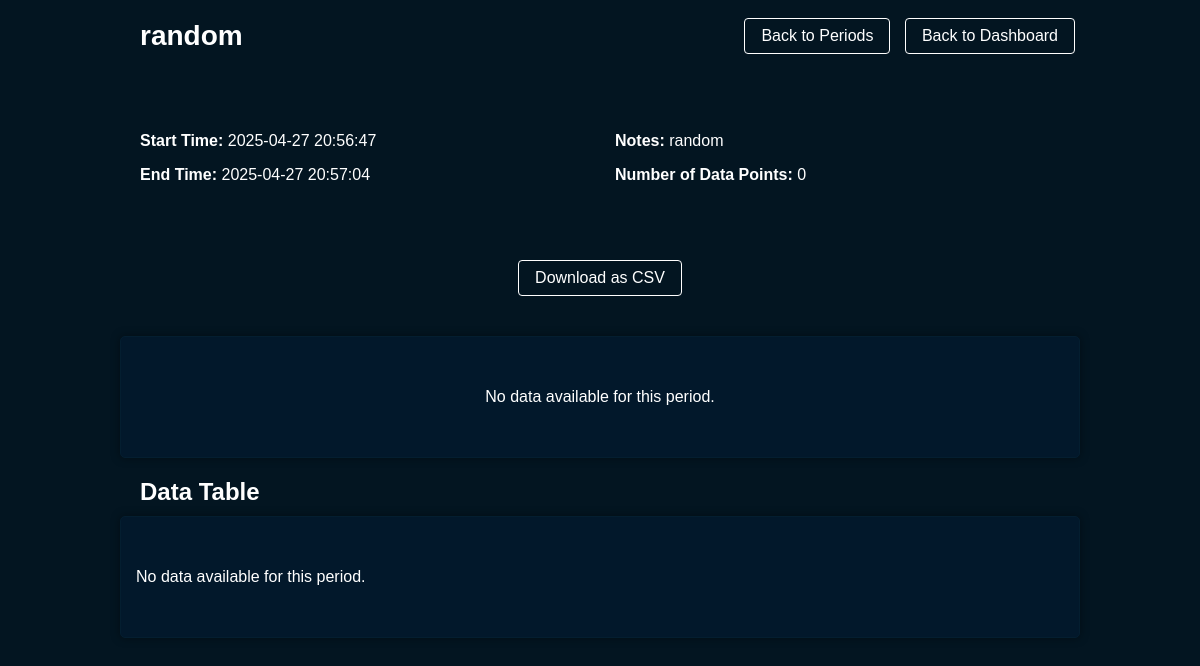
Screenshot of /period/3 with the database file from the repository.
### tables this page shows
CREATE TABLE data_periods (
            id INTEGER PRIMARY KEY AUTOINCREMENT,
            name TEXT,
            start_time TEXT,
            end_time TEXT,
            notes TEXT
        );

### app.py (the view)
@app.route('/period/<int:period_id>')
def view_period(period_id):
    try:
        period_info = get_period_info(period_id)
        if not period_info:
            return "Period not found", 404
        data = get_period_data(period_id)
        has_gps_data = any(item.get('Lat') and item.get('Lon') for item in data)
        return render_template('period_data.html',
                              period=period_info,
                              data=data,
                              has_gps_data=has_gps_data)
    except Exception as e:
        print(f"Error viewing period: {str(e)}")
        print(traceback.format_exc())
        return f"Error: {str(e)}", 500

### app.py (called while the page is built)
def get_db():
    db = getattr(g, '_database', None)
    if db is None:
        db = g._database = sqlite3.connect(DATABASE)
        db.row_factory = sqlite3.Row
    return db

@app.teardown_appcontext
def close_connection(exception):
    db = getattr(g, '_database', None)
    if db is not None:
        db.close()

def dict_factory(cursor, row):
    d = {}
    for idx, col in enumerate(cursor.description):
        d[col[0]] = row[idx]
    return d

def get_period_data(period_id):
    db = get_db()
    db.row_factory = dict_factory
    cursor = db.cursor()
    cursor.execute('SELECT * FROM sensor_data WHERE period_id = ? ORDER BY id ASC', (period_id,))
    return cursor.fetchall()

def get_period_info(period_id):
    db = get_db()
    db.row_factory = dict_factory
    cursor = db.cursor()
    cursor.execute('SELECT * FROM data_periods WHERE id = ?', (period_id,))
    return cursor.fetchone()

### templates/period_data.html (shortened to what this page needs)
<!DOCTYPE html>
<html lang="en">
<head>
    <link rel="stylesheet" href="https://unpkg.com/leaflet@1.9.4/dist/leaflet.css"
 />
    <link rel="stylesheet" href="/static/styles.css">
</head>
<body>
    <div class="container">
        <header class="mb-4">
            <div class="d-flex justify-content-between align-items-center">
                <h1>{{ period.name }}</h1>
                <div>
                    <a href="/periods" class="btn-outline me-2">Back to Periods</a>
                    <a href="/" class="btn-outline">Back to Dashboard</a>
                </div>
            </div>
        </header>
        <div class="period-info" style="padding: 20px;">
            <div class="row">
                <div class="col-md-6">
                    <p><strong>Start Time:</strong> {{ period.start_time }}</p>
                    {% if period.end_time %}
                        <p><strong>End Time:</strong> {{ period.end_time }}</p>
                    {% else %}
                        <p><strong>Status:</strong> <span class="badge bg-primary">Active</span></p>
                    {% endif %}
                </div>
                <div class="col-md-6">
                    {% if period.notes %}
                        <p><strong>Notes:</strong> {{ period.notes }}</p>
                    {% endif %}
                    <p><strong>Number of Data Points:</strong> {{ data|length }}</p>
                </div>
            </div>
        </div>
        <div class="controls">
            <a href="/period/{{ period.id }}/download?format=csv" class="btn-outline">
                Download as CSV
            </a>
        </div>
        <div id="no-data-message" style="display: none;" class="panel full-width">
            <p style="text-align: center; padding: 20px;">No data available for this period.</p>
        </div>
        <h2 style="margin: 20px 0 10px 20px;">Data Table</h2>
        <div class="panel full-width">
            <div class="table-container">
            </div>
        </div>
    </div>
</body>
</html>

### static/styles.css (style rules this page uses)
body { margin: 0; font-family: 'Segoe UI', Tahoma, Geneva, Verdana, sans-serif; background-color: #052847; color: white; }
h1 { text-align: center; padding: 20px; margin: 0; font-size: 28px; color: white; }
.panel { background-color: #09385c; border-radius: 12px; padding: 15px; box-shadow: 0 0 10px rgba(0, 0, 0, 0.4); }
.panel.full-width { grid-column: 1 / -1; }
.controls { display: flex; justify-content: center; margin-top: -10px; margin-bottom: 10px; }

### templates/period_data.html (style rules this page uses)
* { box-sizing: border-box; }
body { font-family: Arial, sans-serif; background-color: #031521; color: #fff; }
.panel { background-color: #02182b; border: 1px solid #041e30; border-radius: 5px; padding: 15px; }
.container { max-width: 1000px; margin: 0 auto; padding: 0 20px; }
.mb-4 { margin-bottom: 1.5rem; }
.d-flex { display: flex; }
.justify-content-between { justify-content: space-between; }
.align-items-center { align-items: center; }
.me-2 { margin-right: 0.5rem; }
.row { display: flex; flex-wrap: wrap; margin: 0 -15px; }
.col-md-6 { flex: 0 0 50%; padding: 0 15px; box-sizing: border-box; }
.btn-outline { background-color: transparent; color: white; border: 1px solid white; padding: 8px 16px; border-radius: 4px; cursor: pointer; text-decoration: none; display: inline-block; margin: 0 5px; }
.table-container { overflow-x: auto; margin: 20px 0; }
.controls { margin: 40px 0; text-align: left; padding: 0 20px; }

### rows the page displays
data_periods: name "random", start_time "2025-04-27 20:56:47", end_time "2025-04-27 20:57:04", notes "random"

### other values shown
{{ data|length }} "0"
